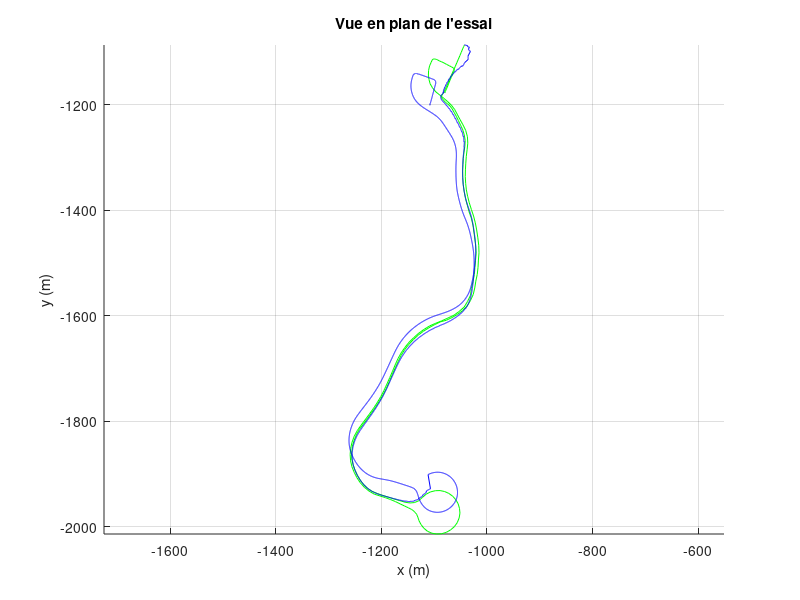

Source code (MATLAB): (Note: this script raises an error after producing the figure.)
% visualisation des resultats de l'ekf
% on trace la trajectoire par rapport a la position de la base 
% situee au centre de recherches

load datasi.mat; 
load estimations.mat;

%-------------------------------------------------------------
figure; zoom on; grid on; hold on;
title('Vue en plan de l''essai');
xlabel('x (m)'); ylabel('y (m)');
axis('equal')
% trajectoire GPS
plot(data.gps.x-data.xbase,data.gps.y-data.ybase,'g');

% trajectoire apres fusion
plot(xs-data.xbase,ys-data.ybase,'b');

% on trace des ellipses d'incertitude
nb_ellipse = 20 ; % nombre d'ellipse que l'on souhaite tracer
pas=round(length(xs)/nb_ellipse ); 
for i=1:pas:length(xs),
   ellipse(xs(i)-data.xbase,ys(i)-data.ybase,Px(i),Py(i),Ro_xy(i),0.99,'b');
   % on trace une etoile sur le points gps correspondant a l'ellispe
   j=trouve_indice(data.gps.t,data.odo.t(i));
   plot(data.gps.x(j)-data.xbase,data.gps.y(j)-data.ybase,'*g');
end;

legend('gps','ekf')

%-------------------------------------------------------------
figure; zoom on; grid on; hold on;
title('Vue en plan de l''essai ');
xlabel('x (m)'); ylabel('y (m)');

% trajectoire apres fusion
plot(xs-data.xbase,ys-data.ybase,'.b');

% trajectoire GPS
plot(data.gps.x-data.xbase,data.gps.y-data.ybase,'.g');

% on affiche en rouge les points GPS non utilises (masquage)
m = length(data.gps.t);
for i=1:m,
   for k=1:size(masque,1),
      if (data.gps.t(i)>masque(k,1)+t_deb)&(data.gps.t(i)<masque(k,2)+t_deb),
         plot(data.gps.x(i)-data.xbase,data.gps.y(i)-data.ybase,'.r');   
      end;
   end;
end;
legend('ekf','gps','masquage')

figure
plot(filter(1/10*ones(1,10),1,odo_gyro(:,1))) % sortie odometre filtrée
hold on
plot(odo_gyro(:,2),'r') % sortie ins